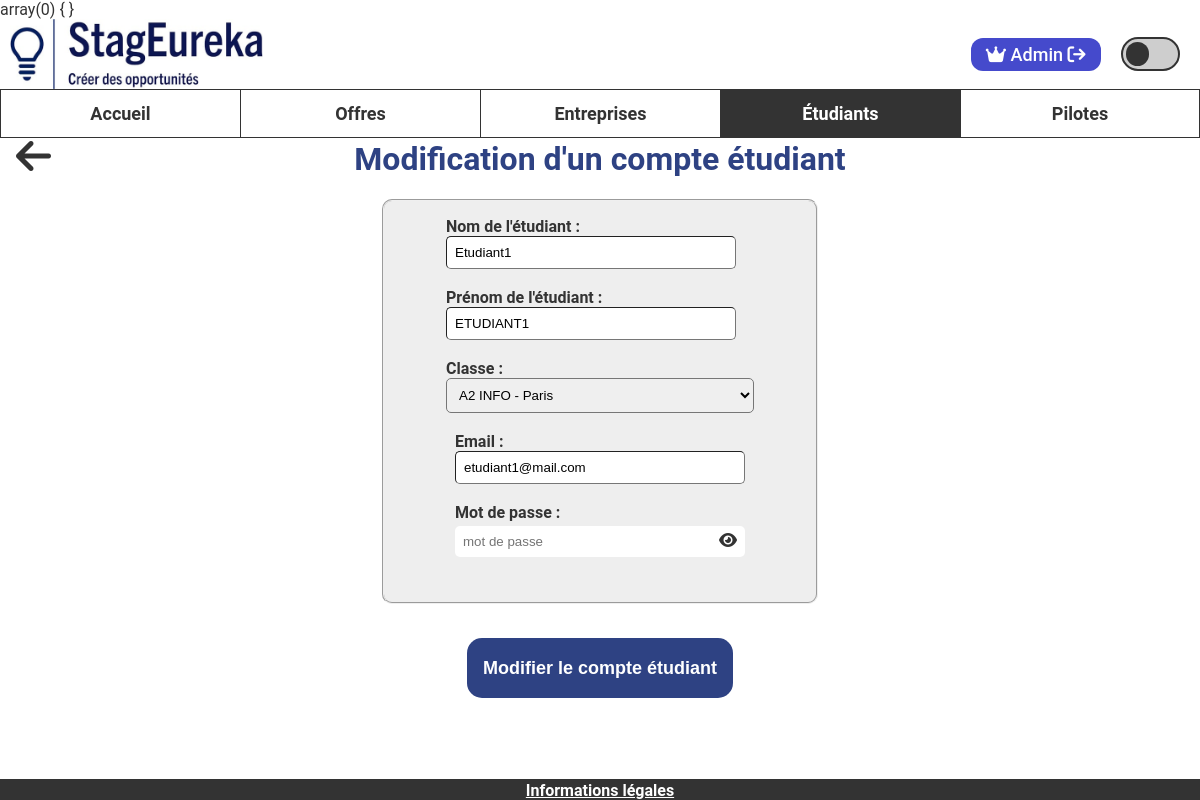
The app's page /www/etudiant/modifier/3 (signed in), older data.
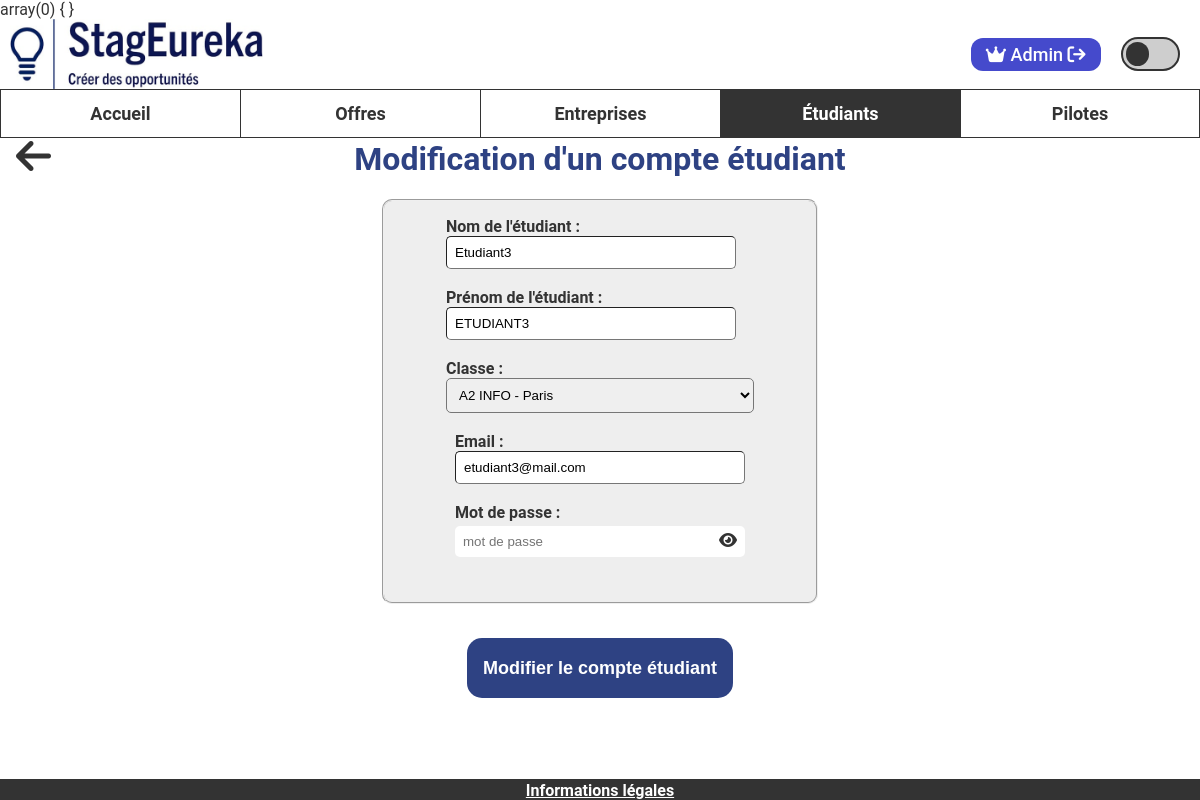
The same page, newer data.
### tables this page shows
CREATE TABLE Student(
   idStudent INT NOT NULL AUTO_INCREMENT,
   email VARCHAR(320) NOT NULL,
   name VARCHAR(50) NOT NULL,
   firstName VARCHAR(50) NOT NULL,
   password VARCHAR(255) NOT NULL,
   idClass INT NOT NULL,
   PRIMARY KEY(idStudent),
   FOREIGN KEY(idClass) REFERENCES Class(idClass)
);

### www/modele/etudiant_modele.php (called while the page is built, shortened)
<?php
require_once "modele/classe_modele.php";
class Etudiant {
    public function __construct(int $id, string $nom, string $prenom, string $email, string $hash_mdp, Classe $classe) {
        $this->id = $id;
        $this->nom = $nom;
        $this->prenom = $prenom;
        $this->email = $email;
    }
}
function getEtudiant(int $idEtudiant): ?etudiant {
    $pdo = connexionBDD();
    $requete = $pdo->prepare(
        "SELECT * FROM Student s
        INNER JOIN Class ON (s.idClass = Class.idClass)
        INNER JOIN City c ON (Class.idCity = c.idCity)
        WHERE idStudent = :id"
    );
    $requete->execute([
        ":id" => $idEtudiant
    ]);
    $reponseBdd = $requete->fetch(PDO::FETCH_ASSOC);
    $etudiant = new Etudiant(
        $reponseBdd["idStudent"],
        $reponseBdd["name"],
        $reponseBdd["firstName"],
        $reponseBdd["email"],
        $reponseBdd["password"],
        new Classe(
            $reponseBdd["idClass"],
            $reponseBdd["className"],
            $reponseBdd["yearClass"],
            $reponseBdd["cityName"],
            $reponseBdd["addressCode"],
            $reponseBdd["idPilot"]
        )
    );
    return $etudiant;
}

### www/modele/classe_modele.php (called while the page is built, shortened)
<?php
class Classe {
    public function __construct(int $id, string $nom, int $annee, string $ville, string $codePostal, int $idPilote) {
        $this->id = $id;
        $this->nom = $nom;
    }
}
function getClasses(): array {
    $pdo = connexionBDD();
    $requete = $pdo->prepare("SELECT * FROM Class class
    INNER JOIN City c ON (class.idCity = c.idCity)");
    $requete->execute([]);
    $reponseBdd = $requete->fetchAll(PDO::FETCH_ASSOC);
    $classes = [];
    foreach ($reponseBdd as $classe) {
        $classes[] = new Classe(
            $classe["idClass"],
            $classe["className"],
            $classe["yearClass"],
            $classe["cityName"],
            $classe["addressCode"],
            $classe["idPilot"]
        );
    }
    return $classes;
}

### www/vue/php/etudiant/modifier_etudiant_vue.php (the view, shortened to what this page needs)
<main class="main-modification" id="main-modifier-etudiant">
    <form action="<?= ADRESSE_SITE ?>/etudiant/modifier/<?= $etudiant->id ?>" method="post">
        <button name="fleche-retour" id="fleche-retour" value="fleche-retour" onclick="location.href='<?= ADRESSE_SITE ?>/etudiant/liste'"><i class="fa-solid fa-arrow-left fa-3x"></i></button>
        <div class="conteneur-modification-etudiant">
            <h1 class="modification-etudiant">Modification d'un compte étudiant</h1>
            <fieldset class="rectangle-gris">
                <div class="ligne">
                    <div class="colonne">
                        <div class="nom-pilote">
                            <label for="nom-etudiant">Nom de l'étudiant :</label><br>
                            <input class="case-standard case-nom-etudiant" type="text" name="nom" id="nom-etudiant" value="<?= $etudiant->nom ?>" required><br><br>
                        </div>
                        <div class="prenom-etudiant">
                            <label for="prenom-etudiant">Prénom de l'étudiant :</label><br>
                            <input class="case-standard case-prenom-etudiant" type="text" name="prenom" id="prenom-etudiant" value="<?= $etudiant->prenom ?>" required><br><br>
                        </div>
                        <div class="classe-etudiant">
                            <label for="classe-etudiant">Classe :</label><br>
                            <select class="case-standard" name="idClasse" id="classe-etudiant" required>
                                <?php foreach ($classes as $classe) { ?>
                                    <option value="<?= $classe->id ?>"><?= $classe->nom . " - " . $classe->ville ?></option>
                                <?php } ?>
                            </select><br><br>
                        </div>
                    </div>
                    <div class="colonne">
                        <div class="email-etudiant">
                            <label for="email-etudiant">Email :</label><br>
                            <input class="case-standard case-email-etudiant" type="text" name="email" id="email-etudiant" value="<?= $etudiant->email ?>" required><br><br>
                        </div>
                        <div id="groupe-mdp">
                            <label for="mdp">Mot de passe :</label><br>
                            <input class="case-standard case-mdp" type="password" name="mdp" placeholder="mot de passe" required><br><br>
                            <i class="icone-mdp fa-regular fa-eye"></i>
                        </div>
                    </div>
                </div>
            </fieldset>
            <br>
            <div class="conteneur-bouton-principal">
                <input class="bouton-principal" type="submit" value="Modifier le compte étudiant">
            </div>
        </div>
    </form>
</main>
<?php
include "vue/php/mise_en_page_vue.php";
?>

Row changes from the older to the newer data that the page shows:
changed student: nom "Etudiant1" → "Etudiant3"; prenom "ETUDIANT1" → "ETUDIANT3"; email "etudiant1@mail.com" → "etudiant3@mail.com"
